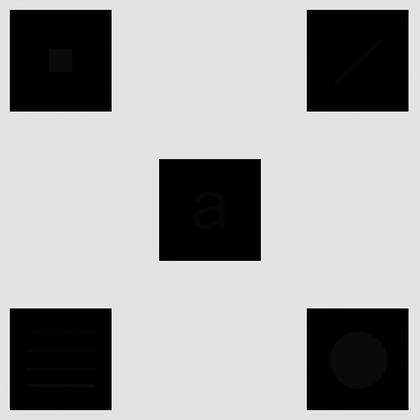
%> input picture Assignment1/adp.tif, 420 x 420 px, shrunk from 512 x 512 before the run
$ octave online.m   (GNU Octave 9; MATLAB toolbox functions it lacks are replaced by stand-ins)
%> lines starting %> are read from the running program, lines starting %| are printed output that depends on the picture
test = imread('adp.tif'); %read image
%> test is the input picture: size 420x420 uint8; min 0, max 252, mean 160.8
figure,imshow(test);
figure, histogram(test);
%> after `histogram(test)`:
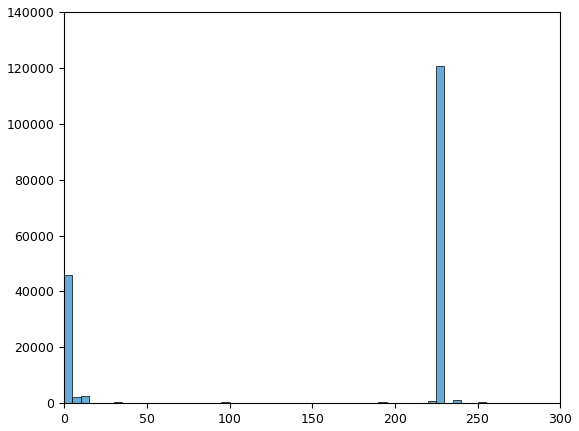
%> figure redrawn from the program's plot data; tallest bar 120667 high, from x = 225 to 230

%% Histogram equalization without matlab function
I = test;

% size of the input image.
[r,c] = size(I);
%> r = 420; c = 420

% uint 8 blamk canvas
blank = uint8(zeros(r,c));

% number of pixels.
n = r*c;
%> n = 176400

% frequency pdf and cdf and some variables
f = zeros(256,1);
pdf = zeros(256,1);
cdf = zeros(256,1);
out = zeros(256,1);
cum = zeros(256,1);


% Nested for loop

for i = 1:r
    for j = 1:c
        value = I(i,j);
        f(value+1) = f(value+1)+1;
        pdf(value+1) = f(value+1)/n;
    end
end
%> after the loop, f = 256 values, max 113509 at index 228, min 0 at index 15, mean 689.1; pdf = 256 values, max 0.643 at index 228, min 0 at index 15, mean 0.00391

% finding cdf
sum = 0;
L = 255;

for i = 1:size(pdf);
    sum = sum + f(i);
    cum(i) = sum;
    cdf(i) = cum(i)/n;
    out(i) = round(cdf(i)*L);
end
%> this loop made 256 passes
%> sum on passes 1 to 3: 42190, 44116, 44571
%> after the loop, cdf = 256 values from 0.239 to 1; cum = 256 values from 42190 to 176400; out = 256 values from 61 to 255; sum = 176400

for i = 1:r;
    for j = 1:c;
        blank(i,j) = out(I(i,j)+1);
    end
end
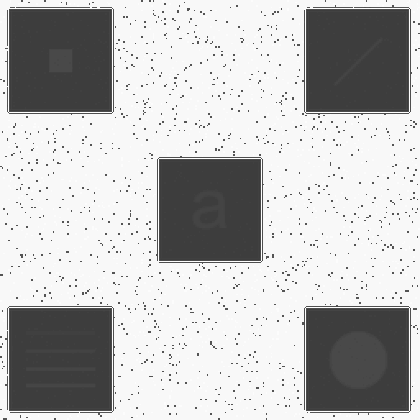
%> blank: size 420x420 uint8; min 61, max 255, mean 188

figure,imshow(blank); title('My hist Image');
figure, histogram(blank); title('My funtion Histogram');
%> after `title('My funtion Histogram')`:
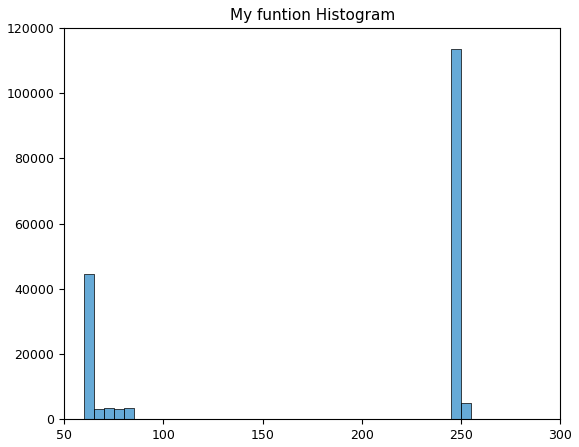
%> figure redrawn from the program's plot data; tallest bar 113509 high, from x = 245 to 250
